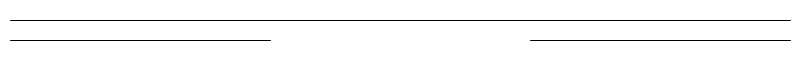
Frame 1 (no input)
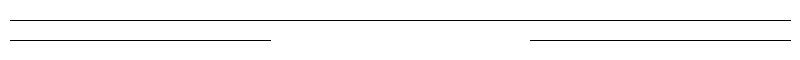
Frame 2 (the mouse pressed at the canvas centre, redrawn once)

The Processing sketch that drew these frames (run headless with seeded random() and noise(); the mouse was pressed at the canvas centre and the sketch redrawn once):

// Processing sketch: Figure_8_CantorLine
// ── Figure_8_CantorLine.pde

void setup() {
  size(800, 60);
  background(255);
}

void cantor(float x, float y, float len) {
  line(x, y, x+len, y);

  y += 20;
  line(x,y,x+len/3,y); //[bold]
  line(x+len*2/3,y,x+len,y); //[bold]
}

void draw() {
  cantor(10, 20, width-20);
  save("chapter08_12.png");
  noLoop();
}
